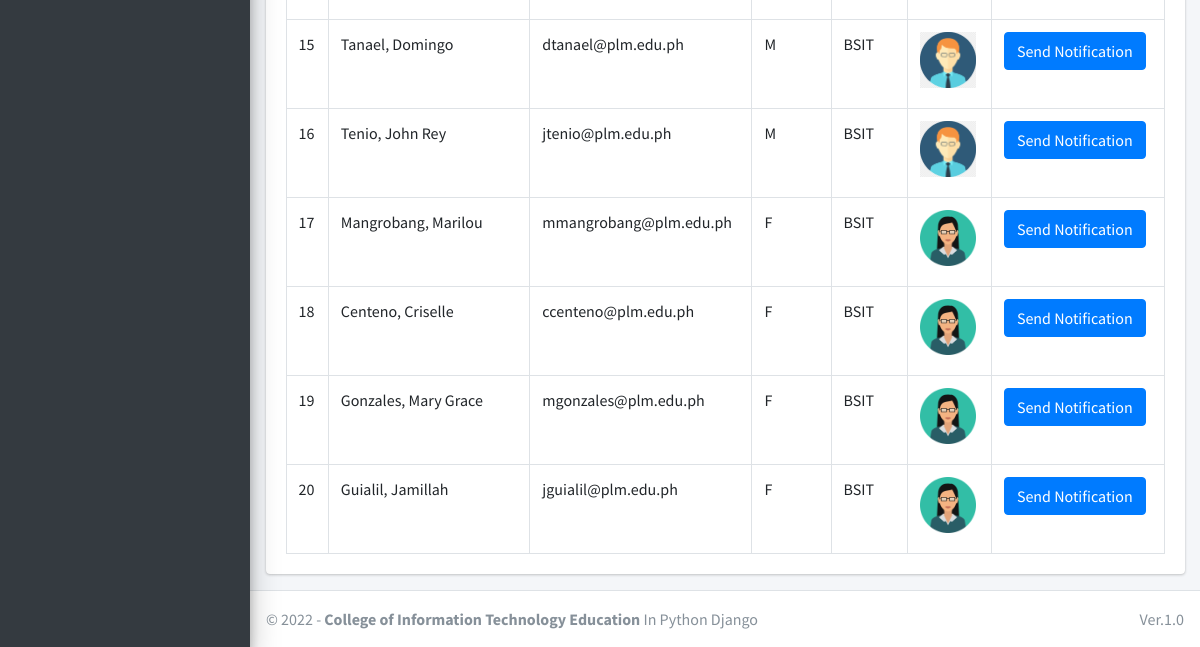
/admin_notify_staff (signed in, lower part), run on an earlier commit of the app's database.
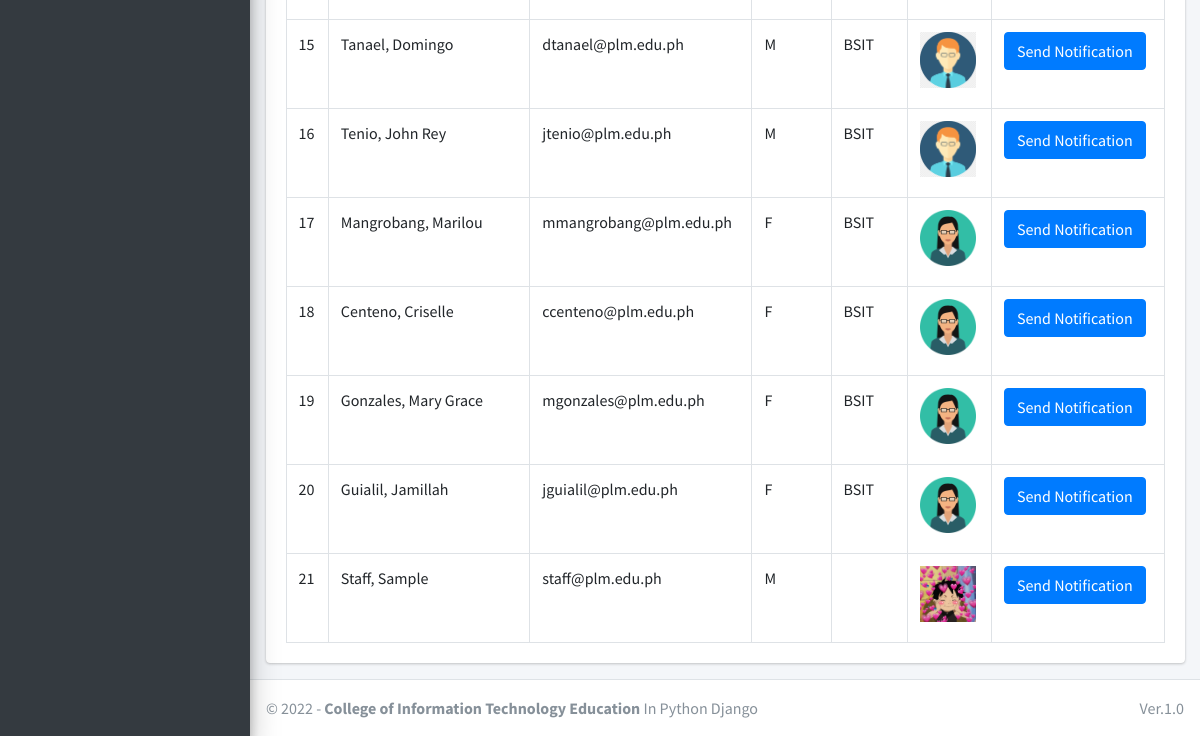
And on a later commit of the database.
### main_app/models.py (models this page shows, shortened)
class CustomUser(AbstractUser):
    USER_TYPE = ((1, "HOD"), (2, "Staff"), (3, "Student"))
    GENDER = [("M", "Male"), ("F", "Female")]
    username = None  # Removed username, using email instead
    email = models.EmailField(unique=True)
    user_type = models.CharField(default=1, choices=USER_TYPE, max_length=1)
    gender = models.CharField(max_length=1, choices=GENDER)
    profile_pic = models.ImageField()
    address = models.TextField()
    fcm_token = models.TextField(default="")  # For firebase notifications
    created_at = models.DateTimeField(auto_now_add=True)
    updated_at = models.DateTimeField(auto_now=True)
    USERNAME_FIELD = "email"
    REQUIRED_FIELDS = []
    objects = CustomUserManager()
    def __str__(self):
        return self.last_name + ", " + self.first_name

class Staff(models.Model):
    course = models.ForeignKey(Course, on_delete=models.DO_NOTHING, null=True, blank=False)
    admin = models.OneToOneField(CustomUser, on_delete=models.CASCADE)

class Course(models.Model):
    name = models.CharField(max_length=120)
    created_at = models.DateTimeField(auto_now_add=True)
    updated_at = models.DateTimeField(auto_now=True)

### main_app/hod_views.py (the view)
# urls.py: path("admin_notify_staff", hod_views.admin_notify_staff,
def admin_notify_staff(request):
    staff = CustomUser.objects.filter(user_type=2)
    context = {
        'page_title': "Send Notifications To Faculty",
        'allStaff': staff
    }
    return render(request, "hod_template/staff_notification.html", context)

### main_app/templates/hod_template/staff_notification.html (shortened to what this page needs)
{% extends 'main_app/base.html' %}
{% load static %}
{% block content %}
<section class="content">
    <div class="container-fluid">
        <div class="row">
            <div class="col-md-12">
                <div class="card">
                    <div class="card-body">
                        <table id="example2" class="table table-bordered table-hover">
                            <tbody>
                                {% for staff in allStaff %}
                                <tr>
                                    <td>{{ forloop.counter }}</td>
                                    <td>{{staff.last_name}}, {{staff.first_name}}</td>
                                    <td>{{staff.email}}</td>
                                    <td>{{staff.gender}}</td>
                                    <td>{{staff.staff.course.name}}</td>
                                    <td>
                                        {% if staff.profile_pic == ""  %}
                                        No Image
                                        {% else %}
                                        <img class="img img-fluid mb-2" height="56" width="56"
                                            src="{{staff.profile_pic}}" alt="">
                                        {% endif %}
                                    </td>
                                    <td><button data-toggle = "modal" data-target = "#myModal"class="btn btn-primary show_notification" value="{{staff.id}}">Send Notification</button>
                                    </td>
                                </tr>
                                {% endfor %}
                            </tbody>
                        </table>
                    </div>
                </div>
            </div>
        </div>
    </div>
</section>
{% endblock content %}

What changed in the data, as far as the page shows it:
added CustomUser: last_name "Staff", first_name "Sample", email "staff@plm.edu.ph", gender "M", profile_pic (picture), {{ staff.id }} 56 (drawn)
